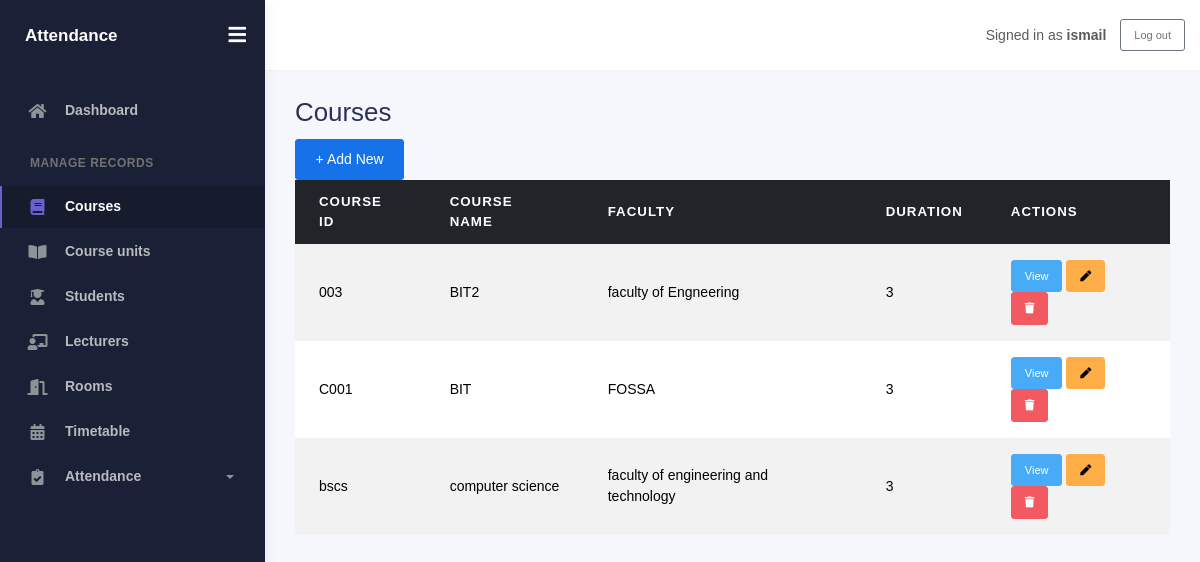
The app's page /courses/ (signed in) with its own data.
### core/models.py (models this page shows)
class Course(models.Model):
    course_id = models.CharField(max_length=5, unique=True)
    course_name = models.CharField(max_length=100)
    faculty = models.CharField(max_length=100)
    duration = models.PositiveIntegerField(null=True, blank=True)
    class Meta:
        ordering = ['course_id']
    def __str__(self):
        return f"{self.course_id} - {self.course_name}"

### core/views.py (the view)
# urls.py: path('courses/', views.course_list, name='course_list'),
@login_required
def course_list(request):
    page_obj = Paginator(Course.objects.all(), 20).get_page(request.GET.get('page'))
    return render(request, 'core/course_page.html', {
        'model_verbose': 'Courses',
        'model_name': 'course',
        'fields': list(Course._meta.fields),
        'object_list': page_obj.object_list,
        'page_obj': page_obj,
        'is_paginated': page_obj.has_other_pages(),
    })

### core/templates/core/course_page.html (shortened to what this page needs)
{% extends 'base.html' %}
{% load custom_tags %}
{% block content %}
<div class="record-list-heading">
  <h2>Courses</h2>
  <a class="btn btn-primary" href="{% url 'course_create' %}">+ Add New</a>
</div>
<div class="table-responsive">
<table class="table table-striped table-hover table-content-middle">
  <thead class="table-dark">
    <tr>
      <th>Course Id</th>
      <th>Course Name</th>
      <th>Faculty</th>
      <th>Duration</th>
      <th>Actions</th>
    </tr>
  </thead>
  <tbody>
    {% for obj in object_list %}
    <tr>
      <td>{{ obj.course_id }}</td>
      <td>{{ obj.course_name }}</td>
      <td>{{ obj.faculty }}</td>
      <td>{{ obj.duration }}</td>
      <td class="action-buttons">
        <a class="btn btn-sm btn-info" href="{% url 'course_detail' obj.pk %}">View</a>
        <a class="btn btn-sm btn-warning" href="{% url 'course_update' obj.pk %}" aria-label="Edit {{ obj }}" title="Edit"><i class="fas fa-pen" aria-hidden="true"></i><span class="visually-hidden">Edit</span></a>
        <a class="btn btn-sm btn-danger" href="{% url 'course_delete' obj.pk %}" aria-label="Delete {{ obj }}" title="Delete"><i class="fas fa-trash" aria-hidden="true"></i><span class="visually-hidden">Delete</span></a>
      </td>
    </tr>
    {% empty %}
    <tr><td colspan="5" class="empty-table-message">No records yet.</td></tr>
    {% endfor %}
  </tbody>
</table>
</div>
{% endblock %}

### core/templates/base.html (shortened to what this page needs)
{% load static %}
<!DOCTYPE html>
<html lang="en">
  <head>
    <link rel="stylesheet" href="{% static 'core/dashboard/bootstrap.min.css' %}" />
    <link rel="stylesheet" href="{% static 'core/dashboard/fonts.min.css' %}" />
    <link rel="stylesheet" href="{% static 'core/dashboard/plugins.min.css' %}" />
    <link rel="stylesheet" href="{% static 'core/dashboard/kaiadmin.min.css' %}" />
  </head>
  <body>
    <div class="wrapper">
      {% if request.user.is_authenticated %}
      <aside class="sidebar" data-background-color="dark">
        <div class="sidebar-logo">
          <div class="logo-header" data-background-color="dark">
            <a class="logo text-white fw-bold" href="{% url 'home' %}">Attendance</a>
            <div class="nav-toggle">
              <button class="btn btn-toggle toggle-sidebar" type="button" aria-label="Toggle sidebar">
                <i class="fas fa-bars" aria-hidden="true"></i>
              </button>
            </div>
          </div>
        </div>
        <div class="sidebar-wrapper scrollbar scrollbar-inner">
          <div class="sidebar-content">
            <ul class="nav nav-secondary">
              <li class="nav-item{% if request.resolver_match.url_name == 'home' %} active{% endif %}">
                <a href="{% url 'home' %}"><i class="fas fa-home" aria-hidden="true"></i><p>Dashboard</p></a>
              </li>
              <li class="nav-section">
                <h4 class="text-section">Manage records</h4>
              </li>
              <li class="nav-item{% if 'course_' in request.resolver_match.url_name %} active{% endif %}">
                <a href="{% url 'course_list' %}"><i class="fas fa-book"></i><p>Courses</p></a>
              </li>
              <li class="nav-item{% if 'courseunit' in request.resolver_match.url_name %} active{% endif %}">
                <a href="{% url 'courseunit_list' %}"><i class="fas fa-book-open"></i><p>Course units</p></a>
              </li>
              <li class="nav-item{% if 'student_' in request.resolver_match.url_name %} active{% endif %}">
                <a href="{% url 'student_list' %}"><i class="fas fa-user-graduate"></i><p>Students</p></a>
              </li>
              <li class="nav-item{% if 'lecturer_' in request.resolver_match.url_name %} active{% endif %}">
                <a href="{% url 'lecturer_list' %}"><i class="fas fa-chalkboard-teacher"></i><p>Lecturers</p></a>
              </li>
              <li class="nav-item{% if 'room' in request.resolver_match.url_name %} active{% endif %}">
                <a href="{% url 'room_list' %}"><i class="fas fa-door-open"></i><p>Rooms</p></a>
              </li>
              <li class="nav-item{% if 'timetable' in request.resolver_match.url_name %} active{% endif %}">
                <a href="{% url 'timetable_list' %}"><i class="fas fa-calendar-alt"></i><p>Timetable</p></a>
              </li>
              <li class="nav-item{% if 'attendance' in request.resolver_match.url_name %} active{% endif %}">
                <a data-bs-toggle="collapse" href="#attendance-menu" aria-expanded="{% if 'attendance' in request.resolver_match.url_name %}true{% else %}false{% endif %}">
                  <i class="fas fa-clipboard-check"></i><p>Attendance</p><span class="caret"></span>
                </a>
              </li>
            </ul>
          </div>
        </div>
      </aside>
      {% endif %}
      <main class="main-panel">
        <header class="main-header">
          <nav class="navbar navbar-header navbar-header-transparent navbar-expand-lg border-bottom">
            <div class="container-fluid">
              {% if request.user.is_authenticated %}
              <div class="ms-auto d-flex align-items-center gap-3">
                <span class="text-muted">Signed in as <strong>{{ request.user.get_username }}</strong></span>
                <form method="post" action="{% url 'logout' %}" class="m-0">
                  <button class="btn btn-outline-secondary btn-sm" type="submit">Log out</button>
                </form>
              </div>
              {% endif %}
            </div>
          </nav>
        </header>
        <div class="container">
          <div class="page-inner">
            {% block content %}{% endblock %}
          </div>
        </div>
      </main>
    </div>
  </body>
</html>

### records on screen
Course: course_id "003", course_name "BIT2", faculty "faculty of Engneering", duration "3"
Course: course_id "C001", course_name "BIT", faculty "FOSSA", duration "3"
Course: course_id "bscs", course_name "computer science", faculty "faculty of engineering and technology", duration "3"

### other values on screen
{{ request.user.get_username }} "ismail"
